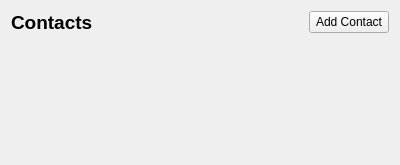
<?xml version="1.0" encoding="UTF-8"?>
<ui version="4.0">
 <class>Contact</class>
 <widget class="QWidget" name="Contact">
  <property name="geometry">
   <rect>
    <x>0</x>
    <y>0</y>
    <width>400</width>
    <height>165</height>
   </rect>
  </property>
  <property name="windowTitle">
   <string>Form</string>
  </property>
  <property name="autoFillBackground">
   <bool>false</bool>
  </property>
  <property name="styleSheet">
   <string notr="true"/>
  </property>
  <layout class="QVBoxLayout" name="verticalLayout_2">
   <item>
    <layout class="QHBoxLayout" name="horizontalLayout">
     <item>
      <widget class="QLabel" name="label">
       <property name="font">
        <font>
         <pointsize>14</pointsize>
         <weight>75</weight>
         <bold>true</bold>
        </font>
       </property>
       <property name="text">
        <string>Contacts</string>
       </property>
      </widget>
     </item>
     <item>
      <spacer name="horizontalSpacer">
       <property name="orientation">
        <enum>Qt::Horizontal</enum>
       </property>
       <property name="sizeHint" stdset="0">
        <size>
         <width>40</width>
         <height>20</height>
        </size>
       </property>
      </spacer>
     </item>
     <item>
      <widget class="QPushButton" name="addContactBtn">
       <property name="text">
        <string>Add Contact</string>
       </property>
      </widget>
     </item>
    </layout>
   </item>
   <item>
    <layout class="QVBoxLayout" name="usersLayout"/>
   </item>
   <item>
    <spacer name="verticalSpacer">
     <property name="orientation">
      <enum>Qt::Vertical</enum>
     </property>
     <property name="sizeHint" stdset="0">
      <size>
       <width>20</width>
       <height>40</height>
      </size>
     </property>
    </spacer>
   </item>
  </layout>
 </widget>
 <resources/>
 <connections/>
</ui>
